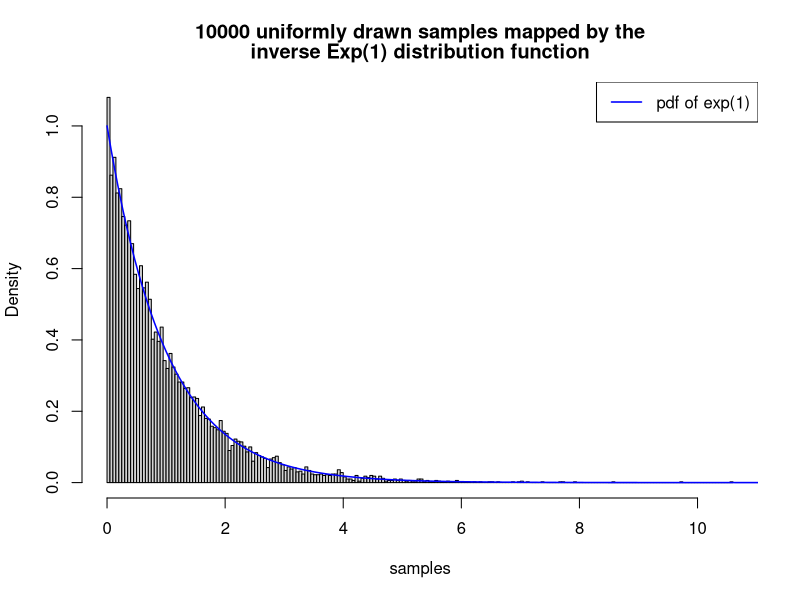

R code for this plot:
# Illustration of pseudo random generated number using the inverse method

sample_using_inverse_method <- function(n_samples, F_inverse) {
    # Returns n_samples from a random variable having the distribution function
    # F.

    # ARGS:
    # n_samples - Number of drawn samples.
    # F_inverse - Inverse function of the distribution function governing the
    # drawn samples.

    uniform_samples <- runif(n=n_samples, min=0, max=1)
    return (F_inverse(uniform_samples))
}


inverse_exponential_d <- function(x) -log(1 - x)

# Illustrate drawn samples having exp(1) distributions using the inverse
# method
N_SAMPLES = 10000
exponential_samples <- sample_using_inverse_method(N_SAMPLES,
                                                   inverse_exponential_d)
x_range <- seq(0, 20, length=300)

plot_title <- c('10000 uniformly drawn samples mapped by the',
                'inverse Exp(1) distribution function')
hist(exponential_samples, breaks=250, probability=TRUE, main=plot_title,
     xlab='samples')
lines(x_range, dexp(x_range, rate=1), col='blue', lwd=1.5)
legend('topright', c('pdf of exp(1)'), col='blue', lwd=1.5)
# dev.copy(jpeg, 'pseudo_random_illustration.jpeg')
# dev.off()
